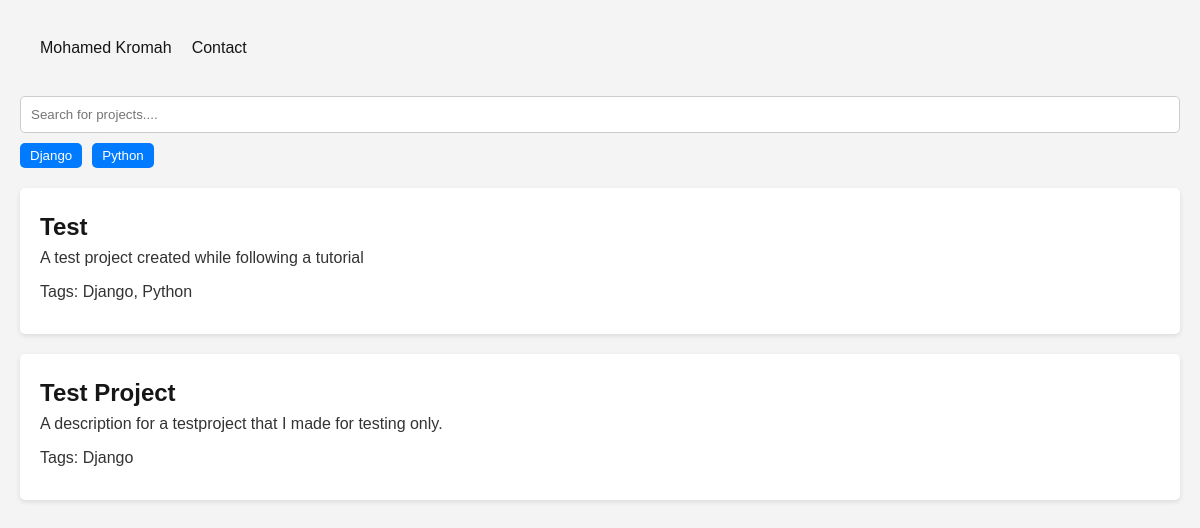
Before: / with the older database file.
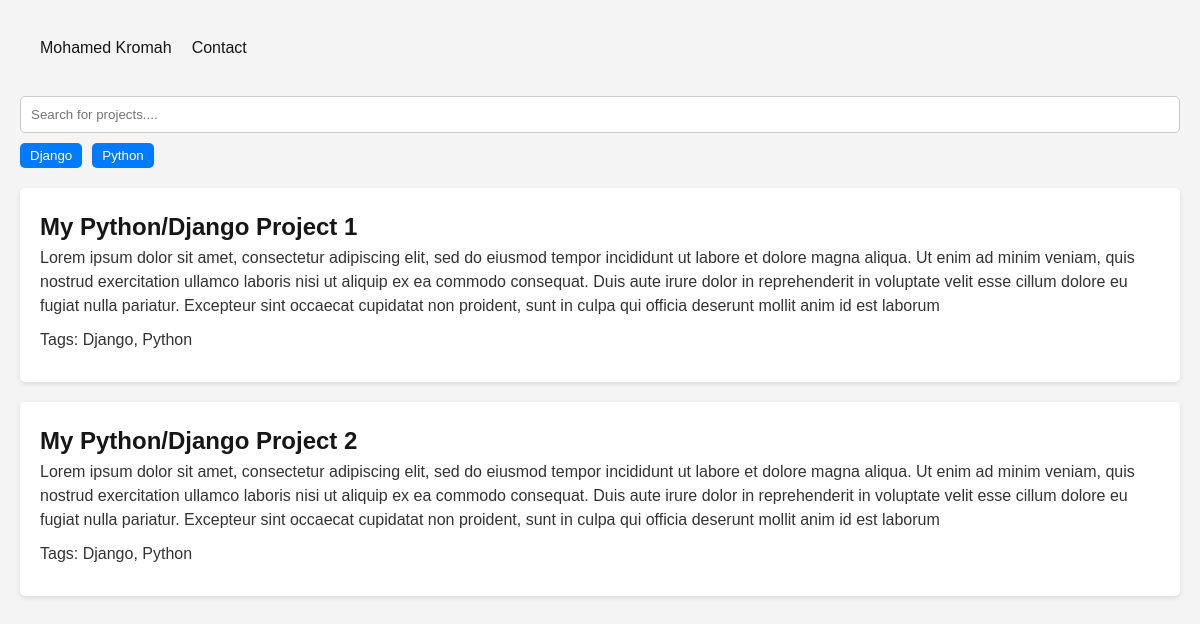
After: the same page with the newer database file.
### main/models.py (models this page shows, shortened)
class Tag(models.Model) :
    name = models.CharField(max_length=100,unique=True)
    def __str__(self) :
        return self.name

class Project(models.Model) :
    title = models.CharField(max_length=200)
    description = models.TextField()
    tags = models.ManyToManyField(Tag, related_name='projects')
    link = models.URLField(max_length=200,blank=True)

### main/views.py (the view)
# urls.py: path('',views.home,name='home'),
def home(request) :
    projects = Project.objects.all()
    tags = Tag.objects.all()
    return render(request,'home.html',{'projects':projects,'tags':tags})

### main/templates/home.html (shortened to what this page needs)
{% extends 'base.html' %}
{% load static %}
{% block extrahead %}
    <link rel="stylesheet" href="{% static 'css/home.css' %}">
{% endblock extrahead %}
{% block content %}
    <div class="filters">
        <input type="text" id="name-search" placeholder="Search for projects...."/>
        <div class="tags-list">
            {% for tag in tags %}
                <button class="tag" data-tag="{{ tag.name|lower }}">{{ tag.name }}</button>
            {% endfor %}
        </div>
    </div>
    <div class="projects-list">
        {% for project in projects %}
            <div class="project" data-name="{{ project.title|lower }}" data-tags="{{ project.tags.all|join:', '|lower }}">
                <h2><a href="{% url 'project' project.id %}">{{ project.title }}</a></h2>
                <p>{{ project.description }}</p>
                <p>Tags: {{ project.tags.all|join:', ' }}</p>
            </div>
        {% endfor %}
    </div>
{% endblock %}

### main/templates/base.html (shortened to what this page needs)
{% load static %}
<!DOCTYPE html>
<html lang="en">
<head>
    <link rel="stylesheet" href="{% static 'css/base.css' %}">
    {% block extrahead %}
    {% endblock extrahead %}
</head>
<body>
    <header>
        <ul class="nav-menu">
            <li class="header"><a href="/home">Mohamed Kromah</a></li>
            <li class="header"><a href="/contact">Contact</a></li>
        </ul>
    </header>
    <main>
        {% block content %}
        {% endblock %}
    </main>
</body>
</html>

### main/static/css/base.css (style rules this page uses)
* { box-sizing: border-box; margin: 0; padding: 0; font-family: "Arial", sans-serif; }
body { font-family: "Segoe UI", Tahoma, Geneva, Verdana, sans-serif; line-height: 1.6; color: #333; background-color: #f4f4f4; padding: 20px; }
a { color: #161616; text-decoration: none; }
header { background-color: #f4f4f4; color: #000000; padding: 10px 20px; }
.header a { color: inherit; text-decoration: none; }
.nav-menu { list-style: none; display: flex; justify-content: flex-start; gap: 20px; }
.nav-menu li { padding: 5px 0; }
.nav-menu a { color: #161616; transition: color 0.3s ease; }
main { margin-top: 20px; }

### main/static/css/home.css (style rules this page uses)
.filters { margin-bottom: 20px; }
#name-search { padding: 10px; margin-bottom: 10px; width: 100%; border: 1px solid #ccc; border-radius: 5px; }
.tags-list { display: flex; flex-wrap: wrap; gap: 10px; }
.tag { background-color: #007bff; color: white; border: none; padding: 5px 10px; border-radius: 5px; cursor: pointer; transition: background-color 0.3s; }
.projects-list { margin-top: 20px; }
.project { background-color: white; padding: 20px; margin-bottom: 20px; border-radius: 5px; box-shadow: 0 2px 5px rgba(0, 0, 0, 0.1); }
.project h2 { margin-top: 0; }
.project p { margin-bottom: 10px; line-height: 1.5; }

Changed rows visible on the page:
changed Project: title "Test" → "My Python/Django Project 1"; description "A test project created while following a tutorial" → "Lorem ipsum dolor sit amet, consectetur adipiscing elit, sed do eiusmod tempor incididunt ut labore et dolore magna aliqua. Ut enim ad minim veniam, quis nostrud exercitation ullamco laboris nisi ut aliquip ex ea commodo consequat. Duis aute irure dolor in reprehenderit in voluptate velit esse cillum dolore eu fugiat nulla pariatur. Excepteur sint occaecat cupidatat non proident, sunt in culpa qui officia deserunt mollit anim id est laborum"
changed Project: title "Test Project" → "My Python/Django Project 2"; description "A description for a testproject that I made for testing only." → "Lorem ipsum dolor sit amet, consectetur adipiscing elit, sed do eiusmod tempor incididunt ut labore et dolore magna aliqua. Ut enim ad minim veniam, quis nostrud exercitation ullamco laboris nisi ut aliquip ex ea commodo consequat. Duis aute irure dolor in reprehenderit in voluptate velit esse cillum dolore eu fugiat nulla pariatur. Excepteur sint occaecat cupidatat non proident, sunt in culpa qui officia deserunt mollit anim id est laborum"; tags.all "Django" → "Django, Python"
